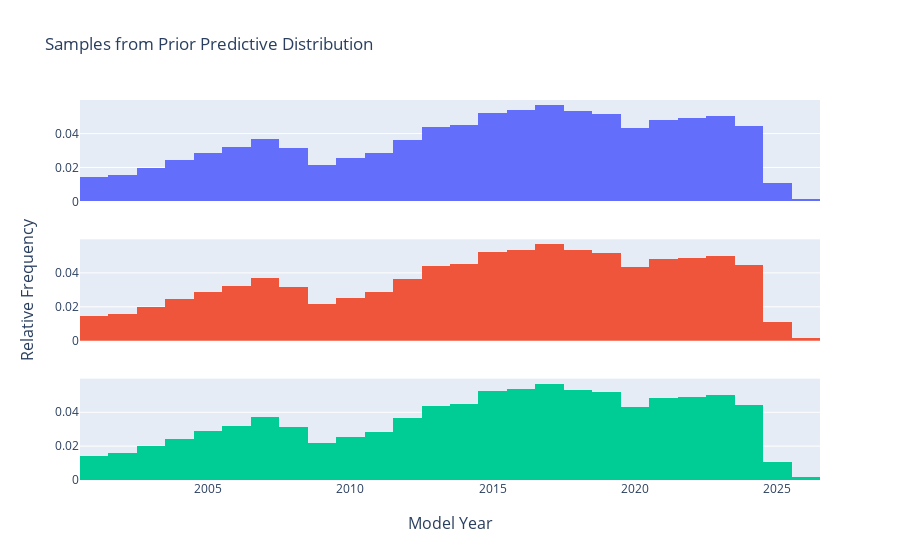

Notebook code for this chart:
### Code cell
x = reg_4.select("model_year").collect().to_series().to_numpy()
num_samples = 3
fig = make_subplots(
    rows=num_samples, 
    shared_xaxes=True,
    x_title="Model Year",
    y_title="Relative Frequency"
)

for t in range(num_samples):
    row = t + 1
    y = prior_samples[t, :]
    # https://stackoverflow.com/questions/65910725/plotly-bar-chart-opacity-changes-with-longer-time-range
    # Plot later years
    fig.add_trace(
        go.Bar(
            x=x[x > 2000],
            y=y[x > 2000],
            orientation="v"  
        ),
        row=row,
        col=1
    )

fig.update_traces(marker_line_width = 0)

# https://stackoverflow.com/questions/56712486/how-to-hide-legend-with-plotly-express-and-plotly
fig.update_layout(
    barmode="overlay",
    bargap=0,
    showlegend=False,
    title="Samples from Prior Predictive Distribution"
)

fig.show()

### Figure 1 — Plotly figure (JSON) as saved in the notebook; plotly's stock layout.template omitted (floating-point values rounded to 4 significant figures)
{"data": [{"marker": {"line": {"width": 0}}, "orientation": "v", "type": "bar", "x": [2001, 2002, 2003, 2004, 2005, 2006, 2007, 2008, 2009, 2010, 2011, 2012, 2013, 2014, 2015, 2016, 2017, 2018, 2019, 2020, 2021, 2022, 2023, 2024, 2025, 2026], "xaxis": "x", "y": [0.01429, 0.01573, 0.01982, 0.02445, 0.02883, 0.03211, 0.03703, 0.03147, 0.02166, 0.02531, 0.02856, 0.03643, 0.04377, 0.04518, 0.05227, 0.0537, 0.05687, 0.05325, 0.05179, 0.04342, 0.04818, 0.04898, 0.05016, 0.04456, 0.01088, 0.001511], "yaxis": "y"}, {"marker": {"line": {"width": 0}}, "orientation": "v", "type": "bar", "x": [2001, 2002, 2003, 2004, 2005, 2006, 2007, 2008, 2009, 2010, 2011, 2012, 2013, 2014, 2015, 2016, 2017, 2018, 2019, 2020, 2021, 2022, 2023, 2024, 2025, 2026], "xaxis": "x2", "y": [0.0143, 0.01569, 0.01982, 0.02444, 0.02886, 0.03211, 0.037, 0.03145, 0.02172, 0.02537, 0.02854, 0.03646, 0.04387, 0.04516, 0.05229, 0.05379, 0.05683, 0.05325, 0.05183, 0.04341, 0.04825, 0.04897, 0.05009, 0.04458, 0.01086, 0.001495], "yaxis": "y2"}, {"marker": {"line": {"width": 0}}, "orientation": "v", "type": "bar", "x": [2001, 2002, 2003, 2004, 2005, 2006, 2007, 2008, 2009, 2010, 2011, 2012, 2013, 2014, 2015, 2016, 2017, 2018, 2019, 2020, 2021, 2022, 2023, 2024, 2025, 2026], "xaxis": "x3", "y": [0.01429, 0.01568, 0.01981, 0.02445, 0.02883, 0.0321, 0.03702, 0.03145, 0.02171, 0.02538, 0.02854, 0.03648, 0.04384, 0.04514, 0.05232, 0.05383, 0.05685, 0.05326, 0.05189, 0.04339, 0.04826, 0.04891, 0.05006, 0.04458, 0.01087, 0.001497], "yaxis": "y3"}], "layout": {"annotations": [{"font": {"size": 16}, "showarrow": false, "text": "Model Year", "x": 0.5, "xanchor": "center", "xref": "paper", "y": 0, "yanchor": "top", "yref": "paper", "yshift": -30}, {"font": {"size": 16}, "showarrow": false, "text": "Relative Frequency", "textangle": -90, "x": 0, "xanchor": "right", "xref": "paper", "xshift": -40, "y": 0.5, "yanchor": "middle", "yref": "paper"}], "bargap": 0, "barmode": "overlay", "showlegend": false, "title": {"text": "Samples from Prior Predictive Distribution"}, "xaxis": {"anchor": "y", "domain": [0, 1], "matches": "x3", "showticklabels": false}, "xaxis2": {"anchor": "y2", "domain": [0, 1], "matches": "x3", "showticklabels": false}, "xaxis3": {"anchor": "y3", "domain": [0, 1]}, "yaxis": {"anchor": "x", "domain": [0.7333, 1]}, "yaxis2": {"anchor": "x2", "domain": [0.3667, 0.6333]}, "yaxis3": {"anchor": "x3", "domain": [0, 0.2667]}}}
